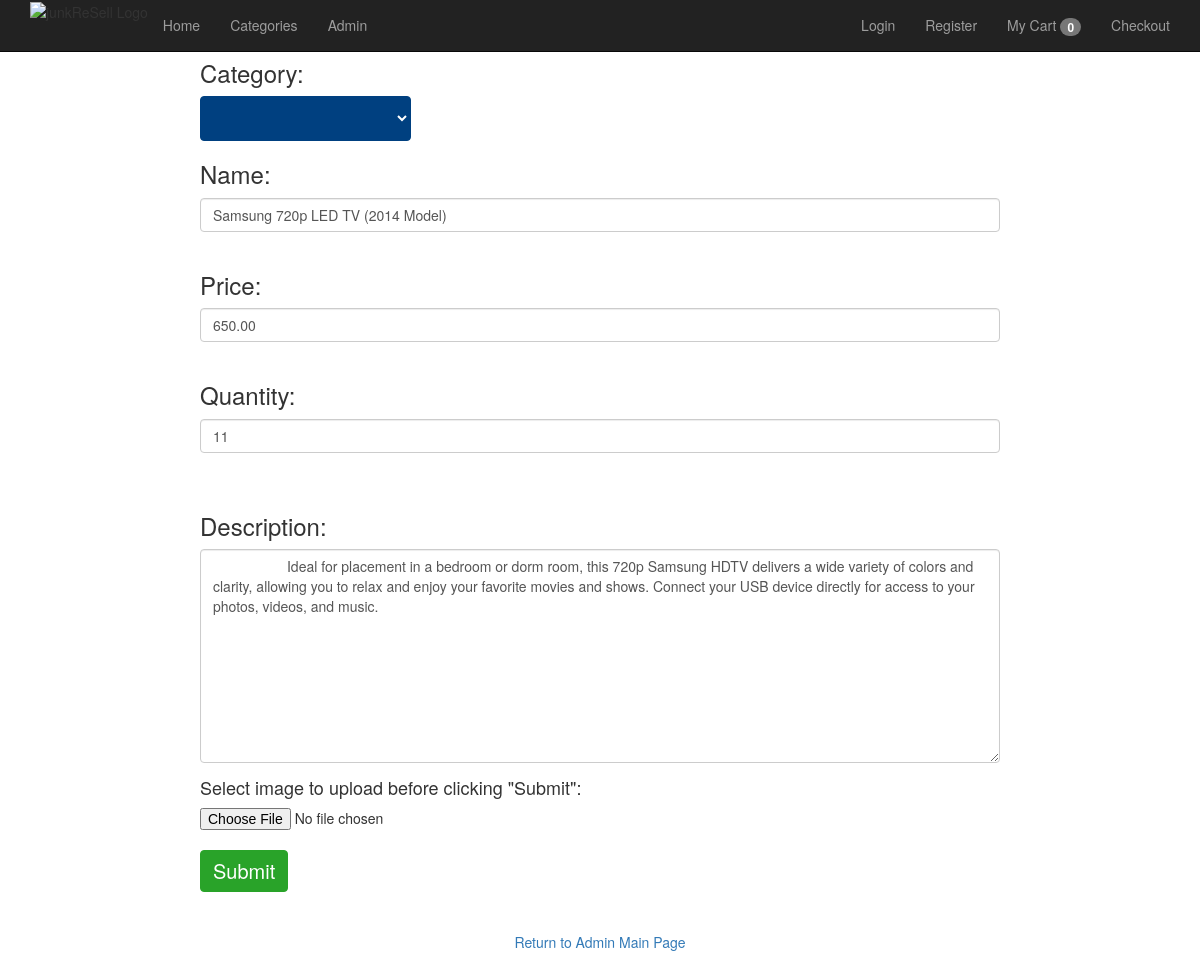
Page /admin/editproduct.php?id=samsungTV on the committed database.
### tables this page shows
CREATE TABLE `product` (
  `productID` int(11) NOT NULL,
  `categoryID` int(11) NOT NULL,
  `productName` varchar(100) NOT NULL,
  `addedBy` varchar(11) NOT NULL,
  `adminOrUserID` int(11) NOT NULL,
  `abbrvName` varchar(60) DEFAULT NULL,
  `productPrice` decimal(10,2) NOT NULL,
  `productQuantity` int(11) NOT NULL,
  `description` text NOT NULL,
  `dateAdded` date NOT NULL
);

### admin/editproduct.php (the view, shortened to what this page needs)
<?php
  global $db;
  $productID = $_GET['id'];
	$query = "SELECT * FROM product
              WHERE abbrvName = '$productID'";
    $statement = $db->prepare($query);
    $statement->execute();
    $products = $statement->fetchAll();
    $queryAllCategories = 'SELECT * FROM category
                           ORDER BY categoryID';
    $statement2 = $db->prepare($queryAllCategories);
    $statement2->execute();
    $categories = $statement2->fetchAll();
?>
<?php include '../view/header.php'; ?>
    <main>
      <form method="POST" action="editproductconfirm.php?id=<?php echo $products[0]['abbrvName']; ?>"
            enctype="multipart/form-data"
            style="padding-left: 200px; padding-right: 200px">
      <h3>Category:</h3>
      <select name="category_id" class="btn btn-primary dropdown-toggle"
              type="button" data-toggle="dropdown"
              style="background-color: #004080; font-size: 20px; border-color:#004080;">
      <option disabled selected value></option>
     <?php foreach ($categories as $category) :
              if ($category['categoryID'] == $product['categoryID']){
                $selected = 'selected';
              }else{
                $selected = '';
              }
     ?>
      <option style="background-color:white; color:black;" value="<?php echo $category['categoryID']; ?>"<?php echo $selected ?>>
      </option>
     <?php endforeach; ?>
     </select><br>
      <div class="form-group">
        <h3>Name:</h3>
        <input type="text" name="name" class="form-control"
              value="<?php echo $products[0]['productName']; ?>" required><br>
      </div>
      <div class="form-group">
        <h3>Price:</h3>
        <input type="text" name="price" class="form-control" placeholder="0.00" pattern="^\d*(\.\d{2}$)?"
               value="<?php echo $products[0]['productPrice']; ?>" required><br>
      </div>
      <div class="form-group">
        <h3>Quantity:</h3>
        <input type="text" name="quantity" class="form-control"
               value="<?php echo $products[0]['productQuantity']; ?>" required><br><br>
      </div>
      <div class="form-group">
	       <h3>Description:</h3>
	       <textarea rows="10" cols="50" name="description"
                   class="form-control" required>
                   <?php echo $products[0]['description']; ?>
         </textarea>
      </div>
      <h4>Select image to upload before clicking "Submit":</h4>
      <input type="file" name="fileToUpload" id="fileToUpload"><br>
      <input id="button" type="submit" name="submit" value="Submit"
             class="btn btn-primary dropdown-toggle" data-toggle="dropdown"
             style="background-color: #29a329; font-size: 20px; border-color:#29a329;">
      </form><br><br>
      <p align="center"><a href="index.php">Return to Admin Main Page</a></p>
    </main>
  </body>
</html>

### view/header.php (style rules this page uses)
body { padding-top: 40px; }

### rows in the picture
product: name "Samsung 720p LED TV (2014 Model)", price "650.00", quantity "11", description "Ideal for placement in a bedroom or dorm room, this 720p Samsung HDTV delivers a wide variety of colors and clarity, allowing you to relax and enjoy your favorite movies and shows. Connect your USB device directly for access to your photos, videos, and music."

### other values in the picture
$cartNumOfItems "0"
